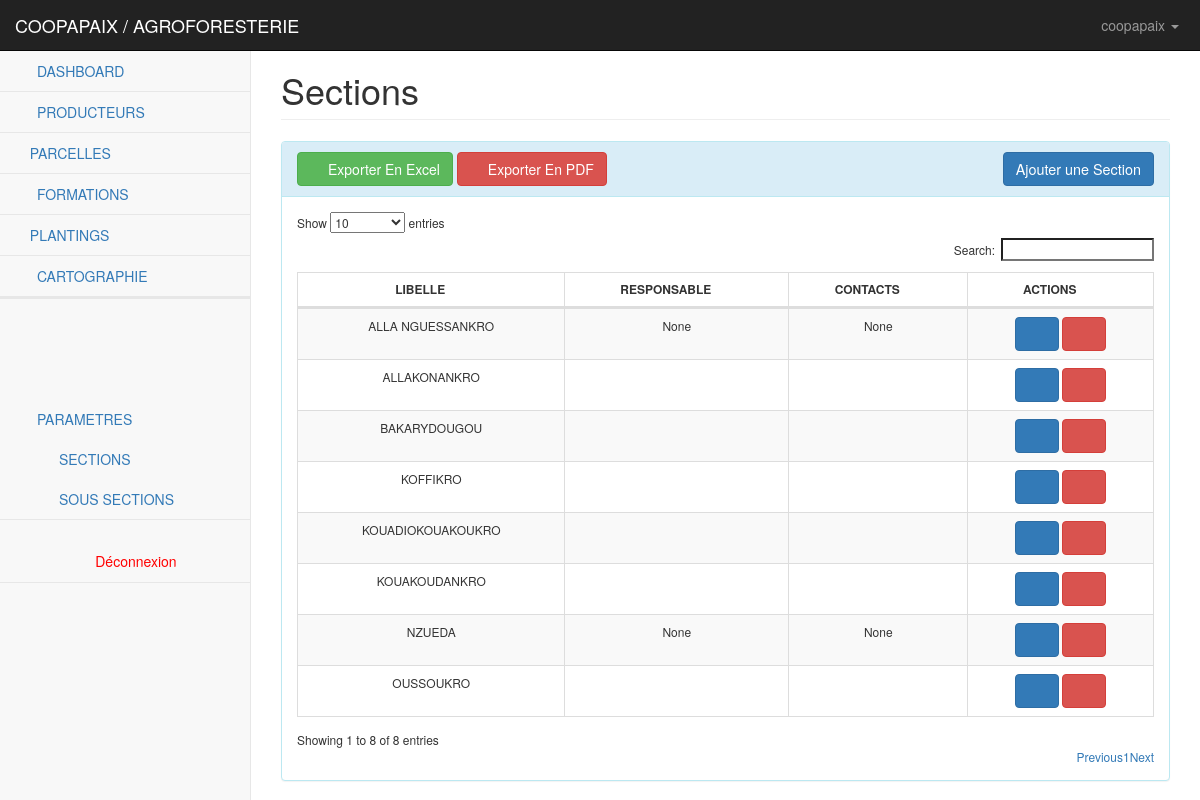
The app's page /cooperatives/sections/ (signed in) with its own data.
### parametres/models.py (models this page shows, shortened)
class Cooperative(models.Model):
    user = models.OneToOneField(User, on_delete=models.CASCADE, related_name="cooperatives")
    region = models.ForeignKey(Region, on_delete=models.CASCADE, related_name="cooperatives")
    siege = models.CharField(max_length=255, verbose_name="SIEGE/LOCALITE", blank=True, null=True)
    client = models.ForeignKey(Client, on_delete=models.CASCADE, related_name="cooperatives")
    projet = models.ManyToManyField(Projet)
    sigle = models.CharField(max_length=500)
    contacts = models.CharField(max_length=50)
    logo = models.ImageField(verbose_name="logo", upload_to=upload_logo_site, blank=True)
    objects = models.Manager()
    def get_projet_values(self):
        ret = ''
        for proj in self.projet.all():
            ret = ret + proj.titre + ','
        return ret[:-1]
    class Meta:
        verbose_name_plural = "COOPERATIVES"
        verbose_name = "cooperative"
        ordering = ["sigle"]
    def Logo(self):
        if self.logo:
            return mark_safe('<img src="%s" style="width: 45px; height:45px;" />' % self.logo.url)
        else:
            return "Aucun Logo"
    Logo.short_description = 'Logo'

class Projet(models.Model):
    categorie = models.ForeignKey(Projet_Cat, on_delete=models.CASCADE, verbose_name="CATEGORIE PROJET", default=1)
    sigle = models.CharField(max_length=255)
    titre = models.CharField(max_length=500)
    chef = models.CharField(max_length=255)
    debut = models.DateField()
    fin = models.DateField()
    etat = models.CharField(max_length=50, choices=ETAT)
    objects = models.Manager()
    class Meta:
        verbose_name_plural = "PROJETS"
        verbose_name = "projet"
        ordering = ["sigle"]

### cooperatives/models.py (models this page shows, shortened)
class Section(models.Model):
    cooperative = models.ForeignKey(Cooperative, on_delete=models.CASCADE, related_name="sections")
    libelle = models.CharField(max_length=250)
    responsable = models.CharField(max_length=250, blank=True, null=True)
    contacts = models.CharField(max_length=50, blank=True, null=True)
    objects = models.Manager()
    class Meta:
        verbose_name_plural = "SECTIONS"
        verbose_name = "section"
        ordering = ["libelle"]

### cooperatives/views.py (the view, shortened to what this page needs)
# urls.py: path('sections/', add_section, name='section'),
def add_section(request):
    cooperative = Cooperative.objects.get(user_id=request.user.id)
    sections = Section.objects.all().filter(cooperative_id=cooperative)
    form = SectionForm()
    context = {
        "cooperative": cooperative,
        "sections": sections,
        'form': form,
    }
    return render(request, "cooperatives/sections.html", context)

### cooperatives/forms.py
class SectionForm(forms.ModelForm):
    class Meta:
        model = Section
        widgets = {
        }
        fields = [
            'libelle',
            'responsable',
            'contacts',
        ]

### cooperatives/templates/cooperatives/sections.html (shortened to what this page needs)
{% extends 'base.html' %}
{% load static %}
{% load widget_tweaks %}
{% load bootstrap4 %}
{% block content %}
    <div id="wrapper">
        <nav class="navbar navbar-inverse navbar-fixed-top" role="navigation">
    {% if user.is_authenticated %}
        <div class="navbar-header">
            <a class="navbar-brand" href="{% url 'cooperatives:dashboard' %}">{{ cooperative.sigle }} / {{ cooperative.get_projet_values }}</a>
        </div>
    {% endif %}
    <ul class="nav navbar-right navbar-top-links">
        {% if user.is_authenticated %}
            <li class="dropdown">
                <a class="dropdown-toggle" data-toggle="dropdown" href="#">
                    <i class="fa fa-user fa-fw"></i> {{ user.username }} <b class="caret"></b>
                </a>
            </li>
        {% endif %}
    </ul>
    {% include 'cooperatives/coop_sidebar.html' %}
</nav>
        <div id="page-wrapper">
            <div class="container-fluid">
                <div class="row">
                    <div class="col-lg-12">
                        <h1 class="page-header">Sections</h1>
                    </div>
                </div>
                <div class="row">
                    <div class="col-sm-6 col-sm-offset-3">
                    </div>
                </div>
                <div class="row">
                    <div class="col-lg-12">
                        <div class="panel panel-info">
                            <div class="panel-heading">
                                <a href="{% url 'cooperatives:export_section_xls' %}" class="btn btn-success"><i class="fa fa-download fa-fw"></i>Exporter En Excel</a>
                                <a href="#" class="btn btn-danger"> <i class="fa fa-file-pdf-o fa-fw">  </i>Exporter En PDF</a>
                                <button type="button" class="btn btn-primary pull-right" style="font-size:1.8vmin;" data-toggle="modal" data-target="#ParcelleModal" data-whatever="@mdo">
                                    Ajouter une Section
                                </button>
                            </div>
                            <div class="panel-body" style="font-size: 12px">
                                <div class="table-responsive">
                                    <table class="table table-striped table-bordered table-hover" id="dataTables-example">
                                        <thead class="text-center">
                                            <tr class="text-center">
                                                <th class="text-center">LIBELLE</th>
                                                <th class="text-center">RESPONSABLE</th>
                                                <th class="text-center">CONTACTS</th>
                                                <th class="text-center">ACTIONS</th>
                                            </tr>
                                        </thead>
                                        <tbody class="text-center">
                                            {% for section in sections %}
                                                <tr class="odd gradeX">
                                                    <td class="center">{{ section.libelle }}</td>
                                                    <td class="center">{{ section.responsable }}</td>
                                                    <td class="center">{{ section.contacts }}</td>
                                                    <td>
                                                        <a href="{% url 'cooperatives:update_section' section.id %}" class="btn btn-primary">
                                                            <i class="fa fa-edit fa-fw"></i>
                                                        </a>
                                                        <a href="{% url 'cooperatives:delete_section' section.id %}" class="btn btn-danger">
                                                            <i class="fa fa-trash fa-fw"></i>
                                                        </a>
                                                    </td>
                                                </tr>
                                            {% endfor %}
                                        </tbody>
                                    </table>
                                </div>
                            </div>
                        </div>
                    </div>
                </div>
            </div>
        </div>
    </div>
{% endblock %}

### static/css/startmin.css (style rules this page uses)
body { background-color: #f8f8f8; }
#wrapper { width: 100%; }
#page-wrapper { padding-top: 30px; min-height: 568px; background-color: #fff; }
@media (min-width:768px) { #page-wrapper { position: inherit; margin-left: 250px; padding: 30px 15px 0 15px; border-left: 1px solid #e7e7e7; } }
.navbar-header { float: left; }
.navbar-right { text-align: right; }
.navbar-top-links { margin: 0; }
.navbar-top-links li { display: inline-block; }
.navbar-top-links li:last-child { margin-right: 6px; }
.navbar-top-links li a { padding: 15px; min-height: 50px; }
.navbar-top-links>li>a { color: #999; }
table.dataTable thead .sorting, table.dataTable thead .sorting_asc, table.dataTable thead .sorting_desc, table.dataTable thead .sorting_asc_disabled, table.dataTable thead .sorting_desc_disabled { background: 0 0; }
table.dataTable thead .sorting_asc:after { content: "\f0de"; float: right; font-family: fontawesome; }
table.dataTable thead .sorting:after { content: "\f0dc"; float: right; font-family: fontawesome; color: rgba(50,50,50,.5); }

### records on screen
Cooperative: sigle "COOPAPAIX", get_projet_values "AGROFORESTERIE"
Section: libelle "ALLA NGUESSANKRO", responsable "None", contacts "None"
Section: libelle "ALLAKONANKRO"
Section: libelle "BAKARYDOUGOU"
Section: libelle "KOFFIKRO"
Section: libelle "KOUADIOKOUAKOUKRO"
Section: libelle "KOUAKOUDANKRO"
Section: libelle "NZUEDA", responsable "None", contacts "None"
Section: libelle "OUSSOUKRO"

### other values on screen
{{ user.username }} "coopapaix"
